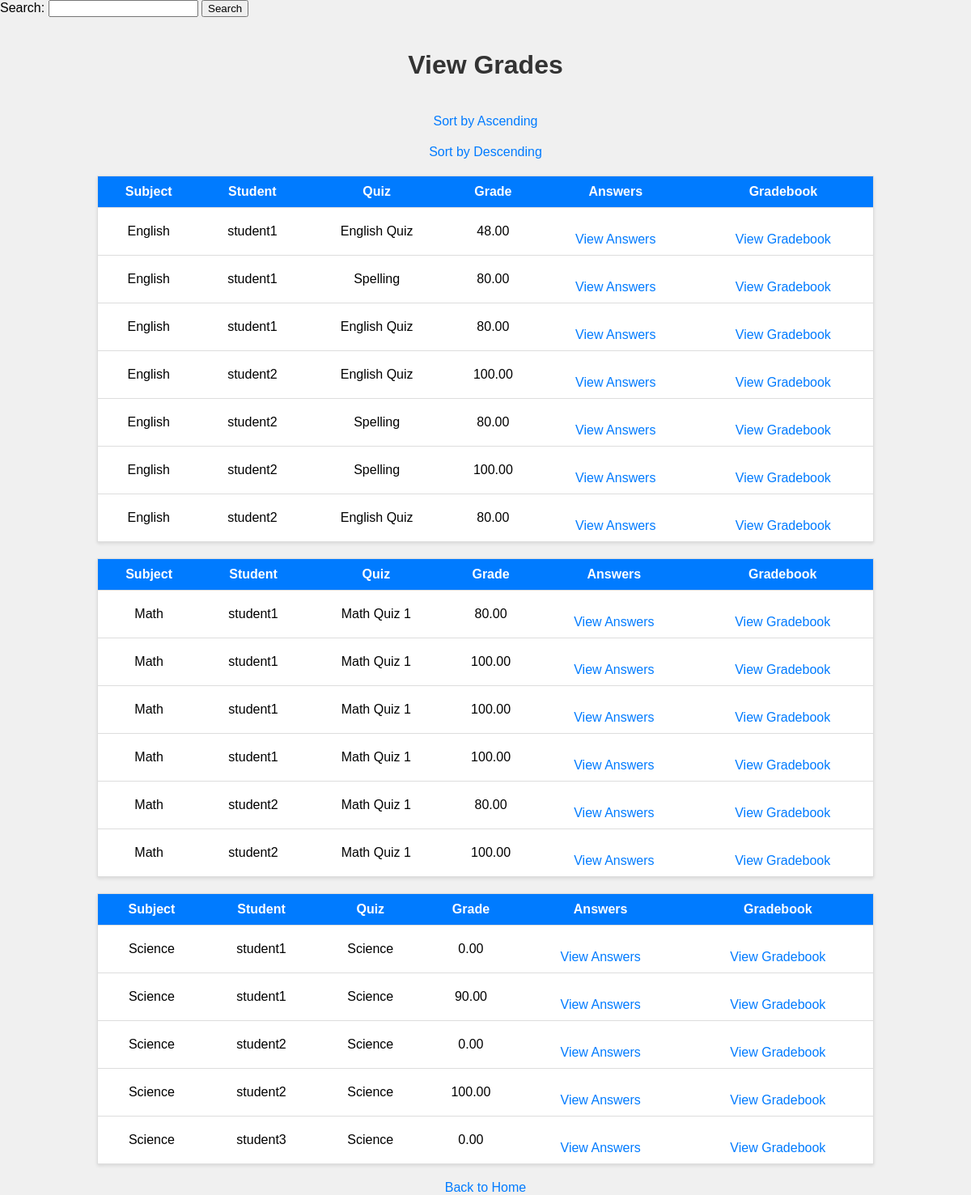
The app's page /teachers/view_grades/ with its own data.
### teachers/models.py (models this page shows, shortened)
class Classroom(models.Model):
    id = models.UUIDField(primary_key=True, default=uuid.uuid4, editable=False)
    name = models.CharField(max_length=100)
    description = models.TextField()
    teacher = models.ForeignKey(User, on_delete=models.CASCADE)

class Grade(models.Model):
    student = models.ForeignKey(User, on_delete=models.CASCADE)
    quiz = models.ForeignKey(Quiz, on_delete=models.CASCADE)
    grade = models.DecimalField(max_digits=5, decimal_places=2)

class Quiz(models.Model):
    id = models.UUIDField(primary_key=True, default=uuid.uuid4, editable=False, unique=True)
    title = models.CharField(max_length=100)
    description = models.TextField(default='')
    classroom = models.ForeignKey(Classroom, on_delete=models.CASCADE, null=True, blank=True)
    weight = models.DecimalField(max_digits=5, decimal_places=2, default=1.0)

### teachers/views.py (the view)
# urls.py: path('view_grades/', views.view_grades, name='view_grades'),
def view_grades(request):
    form = SearchForm(request.GET)
    grades = Grade.objects.select_related('quiz__classroom').order_by('quiz__classroom__name', 'student__username')
    if form.is_valid():
        username = form.cleaned_data.get('keyword')
        if username:
            grades = grades.filter(student__username__icontains=username)
    sort_by = request.GET.get('sort', None)
    if sort_by == 'asc':
       grades = Grade.objects.all().order_by('grade')
    elif sort_by == 'desc':
        grades = Grade.objects.all().order_by('-grade')
    grouped_grades = {}
    current_classroom = None
    for grade in grades:
        if grade.quiz.classroom != current_classroom:
            current_classroom = grade.quiz.classroom
            grouped_grades[current_classroom] = []
        grouped_grades[current_classroom].append(grade)
    return render(request, 'teachers/view_grades.html', {'grouped_grades': grouped_grades, 'form': form})

### teachers/forms.py
class SearchForm(forms.Form):
    keyword = forms.CharField(max_length=100, required=False, label='Search')

### teachers/templates/teachers/view_grades.html (shortened to what this page needs)
<!DOCTYPE html>
<html>
<head>
</head>
<body>
    <form method="get" action="">
        {{ form.keyword.label_tag }}
        {{ form.keyword }}
        <button type="submit">Search</button>
    </form>
    <h1>View Grades</h1>
    <a href="?sort=asc">Sort by Ascending</a>
    <a href="?sort=desc">Sort by Descending</a>
    {% for classroom, classroom_grades in grouped_grades.items %}
    <table>
        <thead>
            <tr>
                <th>Subject</th>
                <th>Student</th>
                <th>Quiz</th>
                <th>Grade</th>
                <th>Answers</th>
                <th>Gradebook</th>
            </tr>
        </thead>
        <tbody>
            {% for grade in classroom_grades %}
            <tr>
                <td>{{ grade.quiz.classroom.name }}</td>
                <td>{{ grade.student.username }}</td>
                <td>{{ grade.quiz.title }}</td>
                <td>{{ grade.grade }}</td>
                <td><a href="{% url 'teachers:view_quiz_details' grade.id %}">View Answers</a></td>
                <td><a href="{% url 'teachers:student_average_grades' grade.student.id %}">View Gradebook</a></td>
            </tr>
            {% endfor %}
        </tbody>
    </table>
    {% endfor %}
    <a href="{% url 'teachers:home' %}">Back to Home</a>

### teachers/templates/teachers/view_grades.html (style rules this page uses)
body { font-family: Arial, sans-serif; background-color: #f0f0f0; margin: 0; padding: 0; }
h1 { text-align: center; color: #333; padding: 20px; }
table { width: 80%; margin: 0 auto; border-collapse: collapse; border: 1px solid #ddd; background-color: #fff; box-shadow: 0 2px 4px rgba(0, 0, 0, 0.1); }
table th, table td { padding: 10px; text-align: center; border-bottom: 1px solid #ddd; }
table th { background-color: #007BFF; color: #fff; }
a { display: block; text-align: center; margin-top: 20px; color: #007BFF; text-decoration: none; }

### records on screen
Grade: quiz.classroom.name "English", student.username "student1", quiz "English Quiz", grade "48.00"
Grade: quiz.classroom.name "English", student.username "student1", quiz "Spelling", grade "80.00"
Grade: quiz.classroom.name "English", student.username "student1", quiz "English Quiz", grade "80.00"
Grade: quiz.classroom.name "English", student.username "student2", quiz "English Quiz", grade "100.00"
Grade: quiz.classroom.name "English", student.username "student2", quiz "Spelling", grade "80.00"
Grade: quiz.classroom.name "English", student.username "student2", quiz "Spelling", grade "100.00"
Grade: quiz.classroom.name "English", student.username "student2", quiz "English Quiz", grade "80.00"
Grade: quiz.classroom.name "Math", student.username "student1", quiz "Math Quiz 1", grade "80.00"
Grade: quiz.classroom.name "Math", student.username "student1", quiz "Math Quiz 1", grade "100.00"
Grade: quiz.classroom.name "Math", student.username "student1", quiz "Math Quiz 1", grade "100.00"
Grade: quiz.classroom.name "Math", student.username "student1", quiz "Math Quiz 1", grade "100.00"
Grade: quiz.classroom.name "Math", student.username "student2", quiz "Math Quiz 1", grade "80.00"
Grade: quiz.classroom.name "Math", student.username "student2", quiz "Math Quiz 1", grade "100.00"
Grade: quiz.classroom.name "Science", student.username "student1", quiz "Science", grade "0.00"
Grade: quiz.classroom.name "Science", student.username "student1", quiz "Science", grade "90.00"
Grade: quiz.classroom.name "Science", student.username "student2", quiz "Science", grade "0.00"
Grade: quiz.classroom.name "Science", student.username "student2", quiz "Science", grade "100.00"
Grade: quiz.classroom.name "Science", student.username "student3", quiz "Science", grade "0.00"
